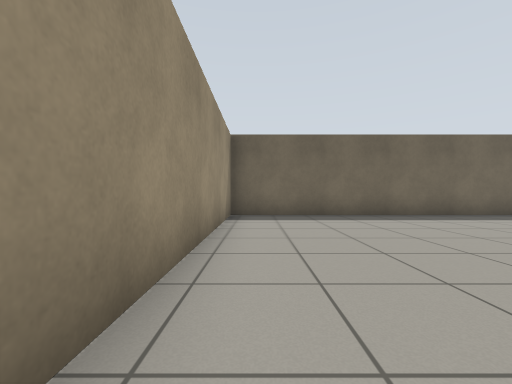
view 1 (above)

16 first-person views from a walk through a Gazebo world. The camera is 0.72 m above the floor, looks level and sees 90° across. The lines on the ground mark 1 m squares. The floor is counted in squares, 1 m on a side. Each view is taken from the middle of a square. On the plan, view 1 faces up. The plan holds only what a view shows up to about 9 squares ahead; the rest is blank.

view 2
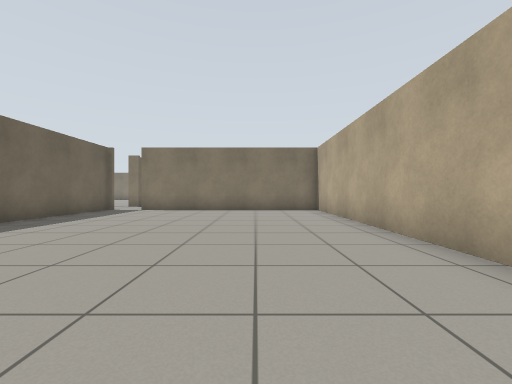

view 3
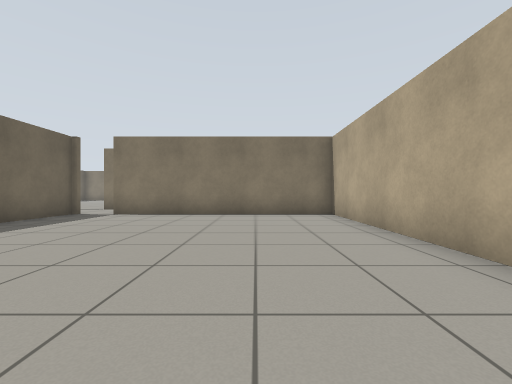

view 4
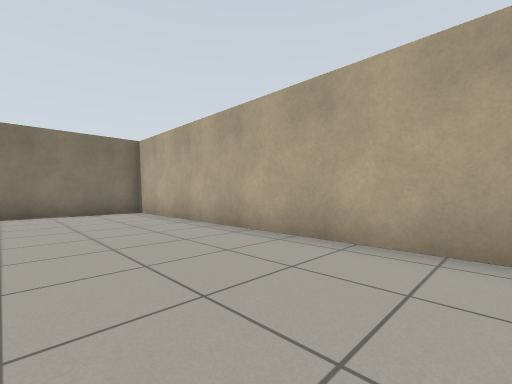

view 5
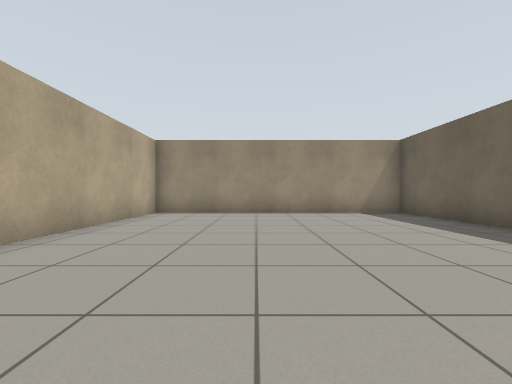

view 6
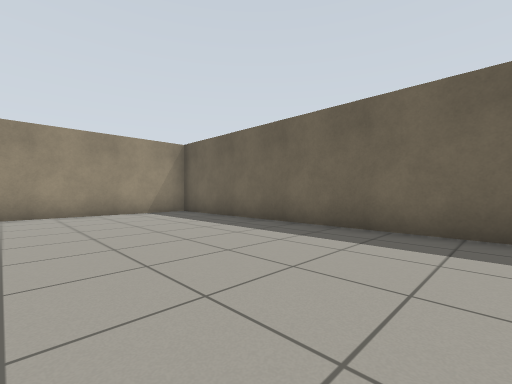

view 7
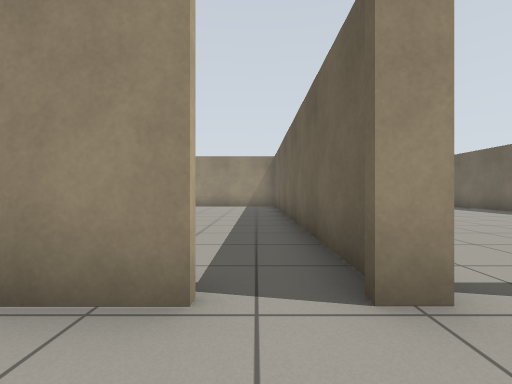

view 8
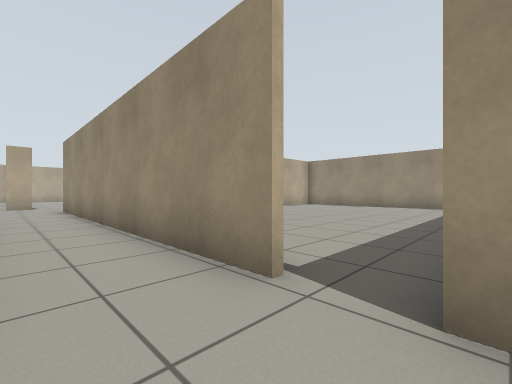

view 9
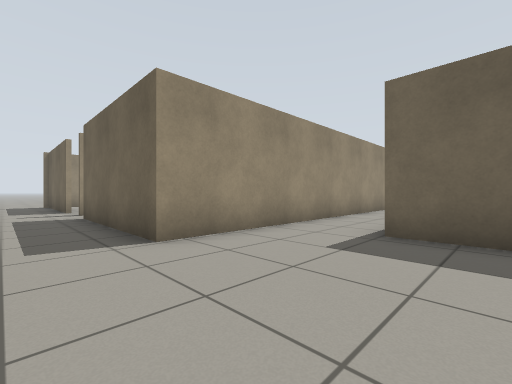

view 10
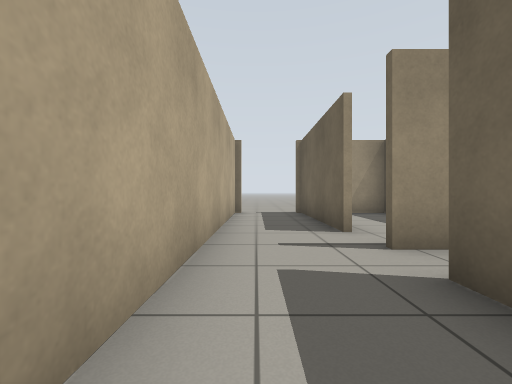

view 11
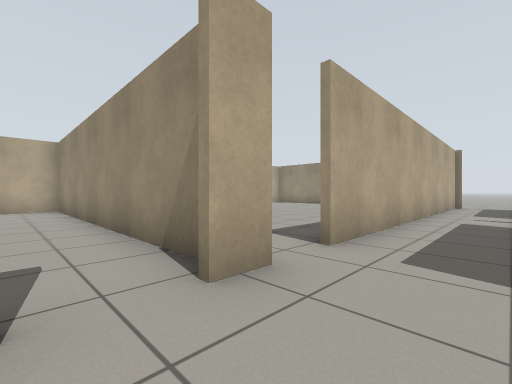

view 12
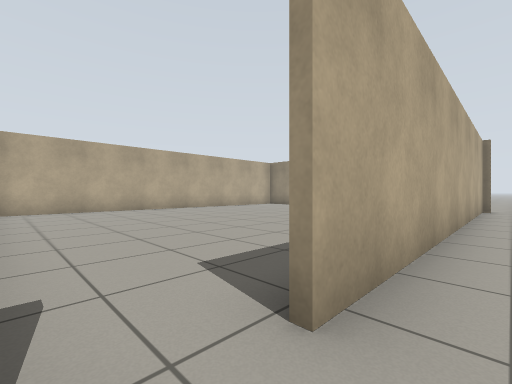

view 13
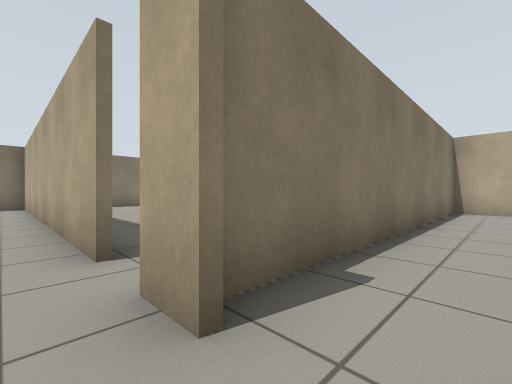

view 14
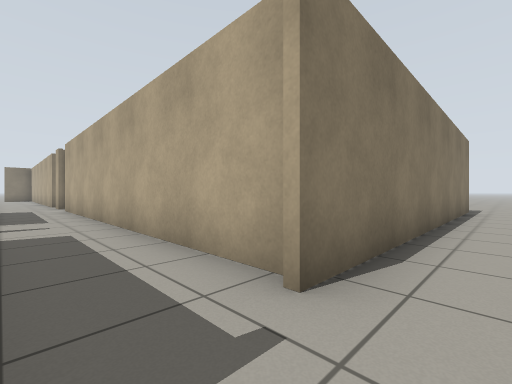

view 15
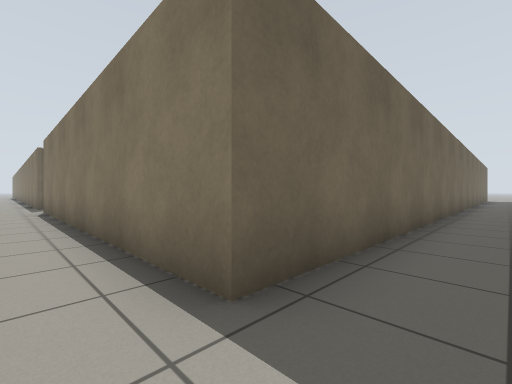

view 16
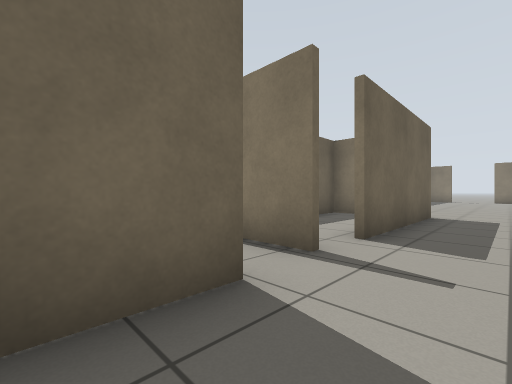

### Floor plan
Points are (right, up) in squares from view 1. A wall is a line through its corners. A room is listed if a view was taken in it or the views show most of it. See-through windows are left out.
Room 1 (views 1, 2, 3, 4, 5, 6)
walls: (10.4, 7.9) (-0.8, 7.9) (-0.8, -1.8); (-0.9, -0.5) (10.2, -0.5); (10.2, -1.4) (10.2, 6.6)
ways out: opening at (10, 7) to room 2
Room 2 (views 7, 9, 10, 11, 12, 13, 14, 16)
walls: (14, -0.6) (12.5, -0.6); (10.4, 6.6) (10.4, -3.4) (5.9, -3.4); (11, -5.7) (11.9, -5.7); (13, -5.7) (22, -5.7); (3.5, -3.4) (-0.8, -3.4); (-0.9, -5.7) (9.9, -5.7)
ways out: opening at (10, 7) to room 1; opening at (11.5, 8) to room 3; opening at (-2, -6) to room 4; opening at (4, -3) to room 5; gap at (6, -3) to room 6; gap at (10, -6); gap at (13, -6)
Room 3 (view 8)
walls: (10.4, 8.4) (10.4, 7.9)
ways out: opening at (11.5, 8) to room 2; opening at (10, 9)
Room 4 (view 15)
walls: (9.4, -15.7) (-0.9, -15.7) (-0.9, -5.7)
ways out: opening at (-2, -6) to room 2
Room 5 (no view inside)
walls: (4.7, -3.4) (4.7, -2)
ways out: opening at (4, -3) to room 2
Room 6 (no view inside)
walls: (10.3, -0.6) (9.3, -0.6)
ways out: gap at (6, -3) to room 2

Where each view was taken, in squares from view 1:
view 1: 0 up, 0 right, facing up
view 2: 2 up, 0 right, facing right
view 3: 2 up, 2 right, facing right
view 4: 3 up, 1 right, facing down-right
view 5: 3 up, 8 right, facing left
view 6: 3 up, 8 right, facing up-left
view 7: 7 up, 12 right, facing left
view 8: 8 up, 12 right, facing down-left
view 9: 5 down, 14 right, facing up-left
view 10: 5 down, 8 right, facing left
view 11: 4 down, 13 right, facing down-left
view 12: 5 down, 11 right, facing down-left
view 13: 5 down, 10 right, facing down-right
view 14: 4 down, 2 left, facing down-right
view 15: 17 down, 2 left, facing up-right
view 16: 5 down, 2 right, facing up-right
